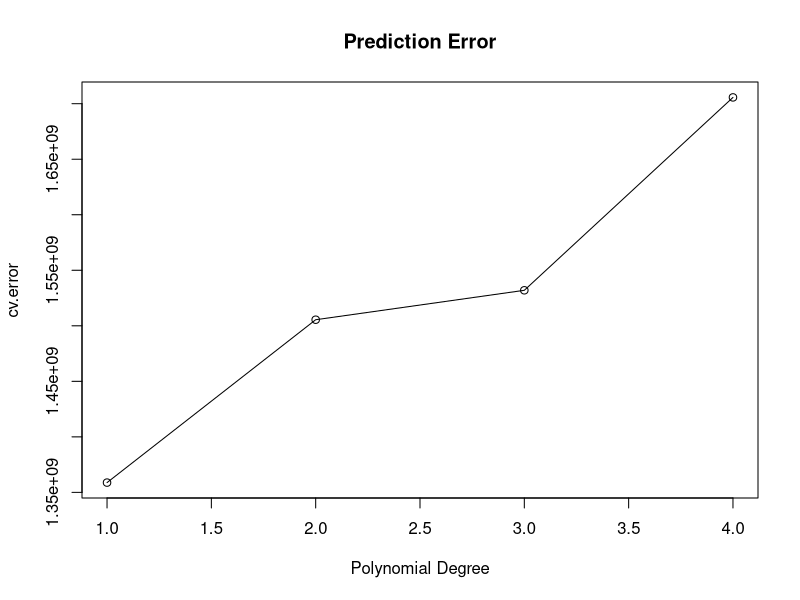
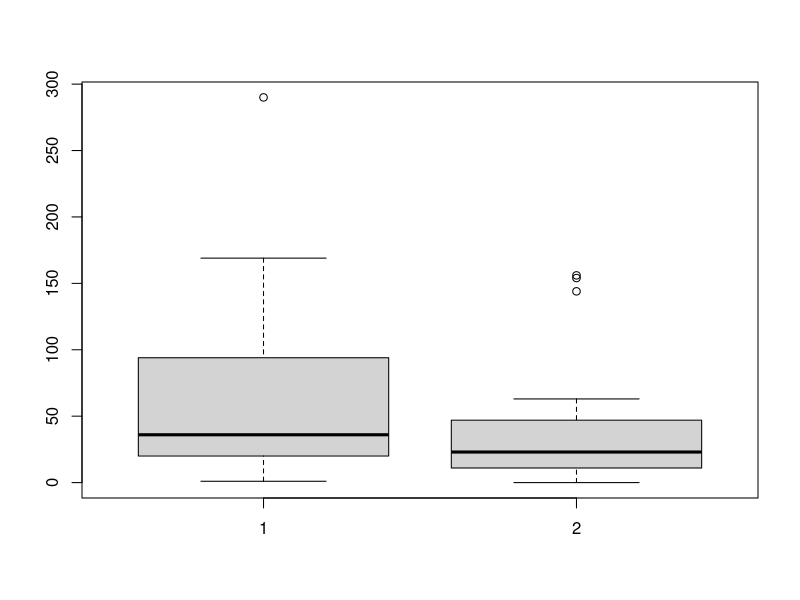
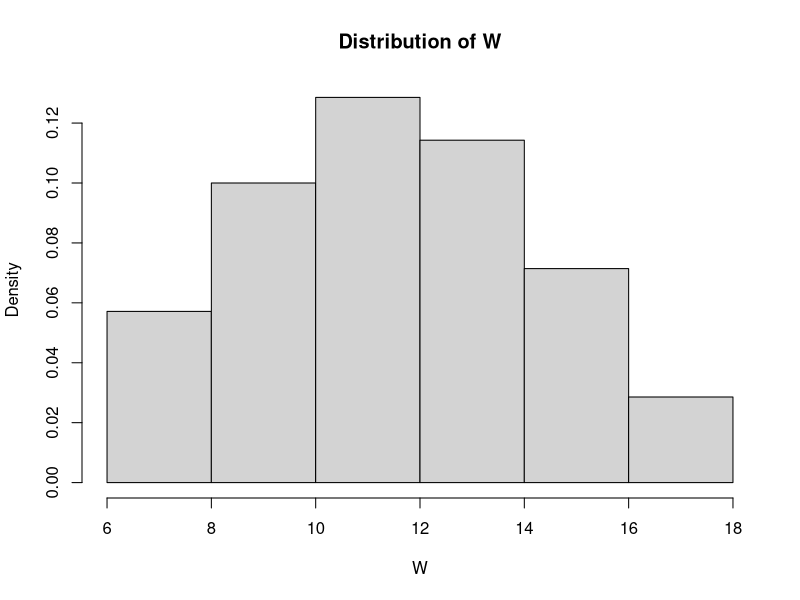

These charts were generated, in order, by the following R code:
## ---- chunk 1
knitr::opts_chunk$set(echo = TRUE)
## ---- chunk 2
library(boot)
library(MASS)
income <- read.csv("income.txt", sep = "", header = T)

glm.fit1 = glm(y~x, data=income) 
cv.error1=cv.glm(income, glm.fit1, K=5) 


glm.fit2 = glm(y~poly(x,2), data=income) 
# quadratic model 
cv.error2=cv.glm(income, glm.fit2, K=5)

glm.fit3 = glm(y~poly(x,3), data=income) 
# cubic model 
cv.error3=cv.glm(income, glm.fit3, K=5)

glm.fit4 = glm(y~poly(x,4), data=income) 
# quartic model 
cv.error4=cv.glm(income, glm.fit4, K=5)


cv.error=c(cv.error1$delta[1],cv.error2$delta[1],cv.error3$delta[1],cv.error4$delta[1])

d=c(1,2,3,4) 
plot(d,cv.error, main = "Prediction Error", xlab = "Polynomial Degree") 
lines(d,cv.error)

## ---- chunk 3
violent <- read.csv("violent.txt", sep = " ")
x <- violent$karate
y <- violent$olympics

boxplot(x,y)
## ---- chunk 4
wilcox.test(x,y, alternative = "greater")
## ---- chunk 5
wilcox.test(x,y, alternative = "greater", exact = FALSE)
## ---- chunk 6


x=sort(c(2.1, 1.9, 2.6, 3.3))
y=sort(c(1.9, 2.6, 3.7, NA))
ranky <- c(1.5,4.5,7)

df  <- data.frame(x = x, y = c(y, NA), ranky = c(ranky, NA))

## ---- chunk 7
x=sort(c(2.1, 1.9, 2.6, 3.3))
#remove NA
y=sort(c(1.9, 2.6, 3.7))

xy <- c(x,y)

ranksums <- colSums(combn(1:7, 3))


hist(ranksums, probability = T, main = "Distribution of W", xlab = "W")
## ---- chunk 8
table(ranksums)
